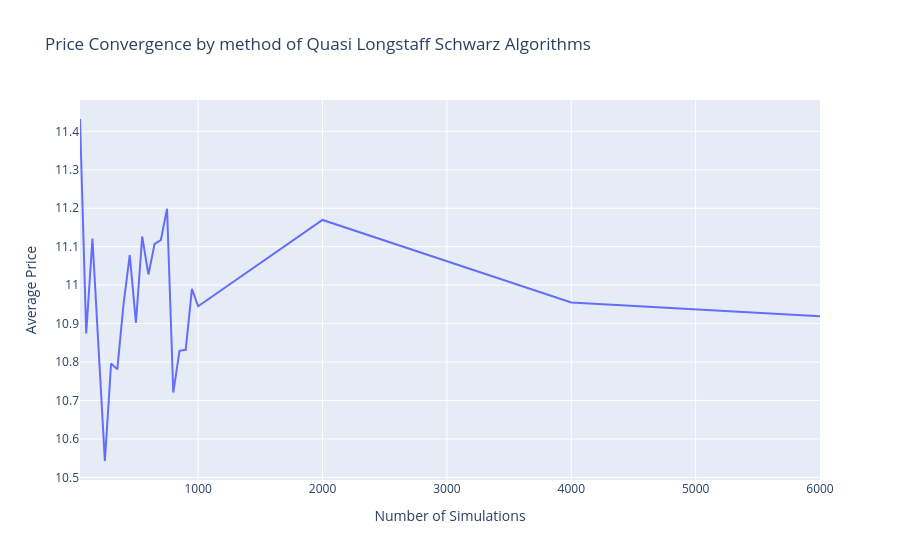

Notebook code for this chart:
### Markdown cell above
## Quasi Longstaff Schwarz

### Code cell
fig = go.Figure()

# fig.add_trace(go.Scatter(
#     x=df_call_ls_bbq.index,
#     y=df_call_ls_bbq["mean"],
#     mode='lines',
#     name='Quasi LS Average Price'
# ))

# fig.add_trace(go.Scatter(
#     x=df_call_ls_an_bbq.index,
#     y=df_call_ls_an_bbq["mean"],
#     mode='lines',
#     name='Quasi LS Antithetic Average Price'
# ))

# fig.add_trace(go.Scatter(
#     x=df_call_ls_cv_bbq.index,
#     y=df_call_ls_cv_bbq["mean"],
#     mode='lines',
#     name='Quasi LS Control Variate Average Price'
# ))

# fig.add_trace(go.Scatter(
#     x=df_call_ls_an_cv_bbq.index,
#     y=df_call_ls_an_cv_bbq["mean"],
#     mode='lines',
#     name='Quasi LS Antithetic Control Variate Average Price'
# ))

#  # ------ Laguerre -----
# fig.add_trace(go.Scatter(
#     x=df_call_ls_lbbq.index,
#     y=df_call_ls_lbbq["mean"],
#     mode='lines',
#     name='Quasi LS Laguerre Average Price'
# ))

# fig.add_trace(go.Scatter(
#     x=df_call_ls_an_lbbq.index,
#     y=df_call_ls_an_lbbq["mean"],
#     mode='lines',
#     name='Quasi LS Laguerre Antithetic Average Price'
# ))

# fig.add_trace(go.Scatter(
#     x=df_call_ls_cv_lbbq.index,
#     y=df_call_ls_cv_lbbq["mean"],
#     mode='lines',
#     name='Quasi LS Laguerre Control Variate Average Price'
# ))

fig.add_trace(go.Scatter(
    x=df_call_ls_an_cv_lbbq.index,
    y=df_call_ls_an_cv_lbbq["mean"],
    mode='lines',
    name='Quasi LS Laguerre Antithetic Control Variate Average Price'
))


fig.update_layout(
    title="Price Convergence by method of Quasi Longstaff Schwarz Algorithms",
    xaxis_title="Number of Simulations",
    yaxis_title="Average Price",
    legend_title="Simulation methods"
)

fig.show()

### Figure 1 — Plotly figure (JSON) as saved in the notebook; plotly's stock layout.template omitted (floating-point values rounded to 4 significant figures)
{"data": [{"mode": "lines", "name": "Quasi LS Laguerre Antithetic Control Variate Average Price", "type": "scatter", "x": [50, 100, 150, 200, 250, 300, 350, 400, 450, 500, 550, 600, 650, 700, 750, 800, 850, 900, 950, 1000, 2000, 4000, 6000], "y": [11.43, 10.87, 11.12, 10.83, 10.54, 10.8, 10.78, 10.95, 11.08, 10.9, 11.13, 11.03, 11.11, 11.12, 11.2, 10.72, 10.83, 10.83, 10.99, 10.95, 11.17, 10.96, 10.92]}], "layout": {"legend": {"title": {"text": "Simulation methods"}}, "title": {"text": "Price Convergence by method of Quasi Longstaff Schwarz Algorithms"}, "xaxis": {"title": {"text": "Number of Simulations"}}, "yaxis": {"title": {"text": "Average Price"}}}}
